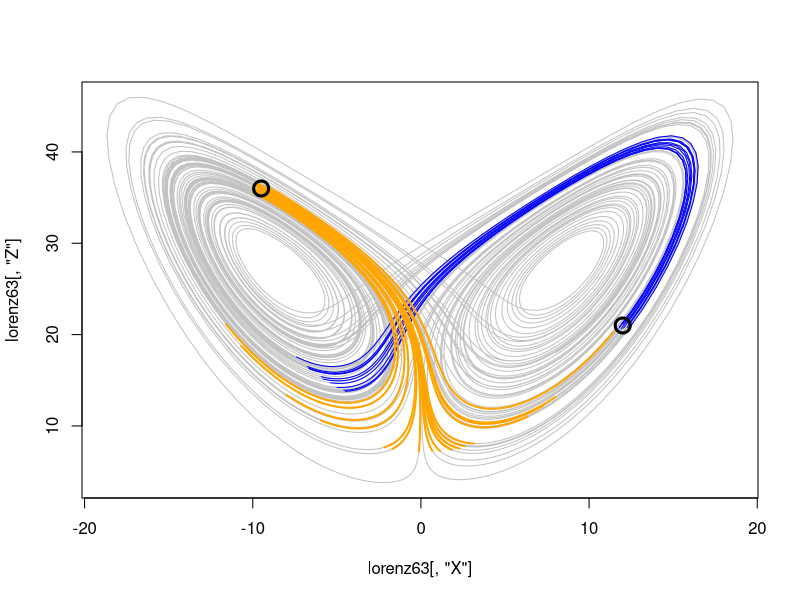

Recreate this plot in R.
## ---- chunk 1
library(deSolve)

#differential equations of the Lorenz'63 system
l63 = function(t, state, parms=NA) {
  list(c(
    10 * (state['Y'] - state['X']),  
    -1 * state['X'] * state['Z'] + 28 * state['X'] - state['Y'], 
    state['X'] * state['Y'] - 8 / 3 * state['Z'])
  )
}

lorenz63 = deSolve::ode(y=c(X=8,Y=13,Z=18), times=seq(0,100,0.01), func=l63)
lorenz63
## ---- chunk 2
# plot the butterfly attractor
plot(lorenz63[,'X'], lorenz63[,'Z'],type='l', col='#99999999')

# stable 
x0 = 12
z0 = 21
inds = which( abs(lorenz63[,'X'] - x0) < 0.5 & abs(lorenz63[, 'Z'] - z0) < 0.5 )
for (i in inds) {
  lines(lorenz63[i:(i+60), 'X'], lorenz63[i:(i+60), 'Z'], col='blue')
}
points(x0, z0, pch=21, cex=2, lwd=3)

# unstable 
x0 = -9.5
z0 = 36
inds = which( abs(lorenz63[,'X'] - x0) < 0.5 & abs(lorenz63[, 'Z'] - z0) < 0.5 )
for (i in inds) {
  lines(lorenz63[i:(i+60), 'X'], lorenz63[i:(i+60), 'Z'], col='orange', lwd=2)
}
points(x0, z0, pch=21, cex=2, lwd=3)
